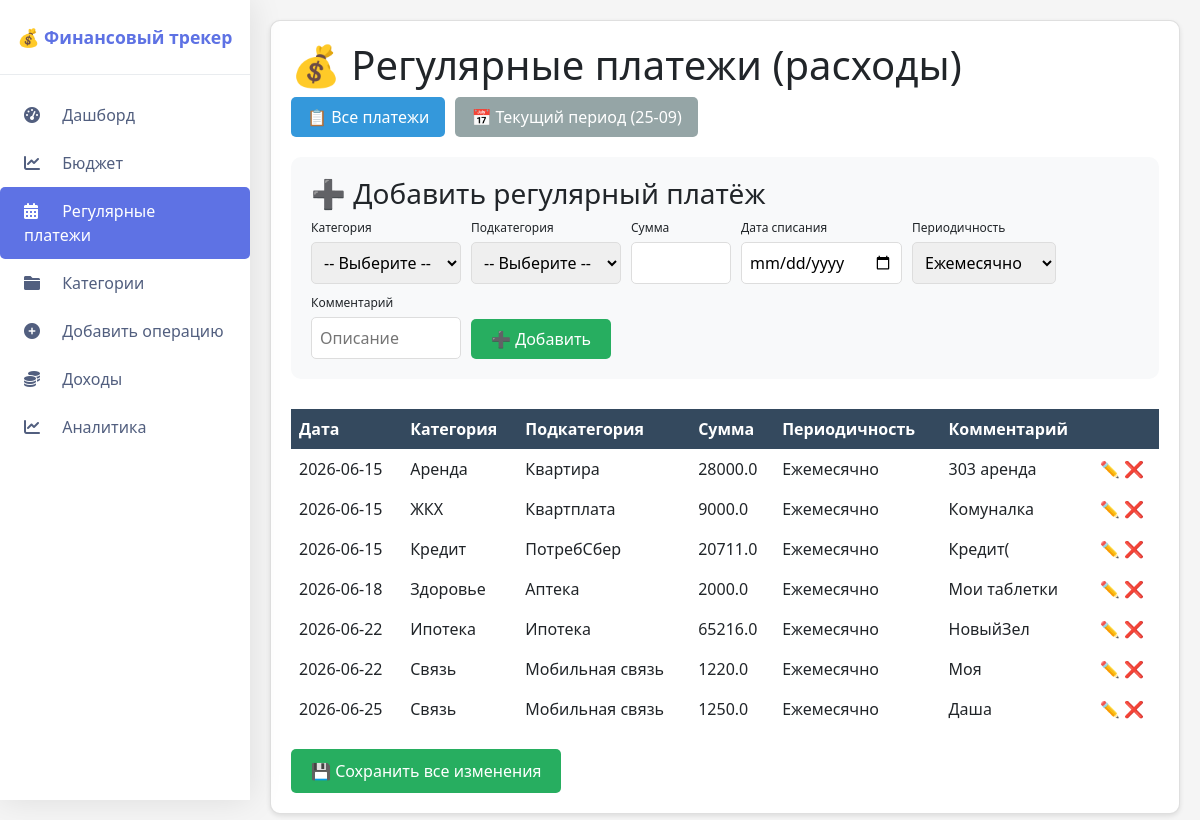
Page /regular on the committed database.
### tables this page shows
CREATE TABLE regular_payments (
                id INTEGER PRIMARY KEY AUTOINCREMENT,
                amount REAL NOT NULL
            , day INTEGER DEFAULT 1, category TEXT DEFAULT "", subcategory TEXT DEFAULT "", interval TEXT DEFAULT "monthly", comment TEXT DEFAULT "");

### routes/regular.py (the view)
    @app.route('/regular')
    def regular():
        filter_type = request.args.get('filter', 'all')
        now = date.today()
        with get_db() as conn:
            expense_cats = {}
            expense_main = conn.execute('''
                SELECT * FROM categories WHERE parent_id IS NULL AND type = 'Расход' ORDER BY name
            ''').fetchall()
            for cat in expense_main:
                subcats = conn.execute('''
                    SELECT name FROM categories WHERE parent_id = ? ORDER BY name
                ''', (cat['id'],)).fetchall()
                expense_cats[cat['name']] = [s['name'] for s in subcats]
            if filter_type == 'current':
                if 10 <= now.day <= 24:
                    period_start, period_end = 10, 24
                else:
                    period_start, period_end = 25, 9
                payments = []
                all_payments = conn.execute(
                    'SELECT * FROM regular_payments ORDER BY day, category, subcategory').fetchall()
                for p in all_payments:
                    if p['day']:
                        payment_day = datetime.strptime(p['day'], '%Y-%m-%d').day
                        if period_start <= period_end:
                            if period_start <= payment_day <= period_end:
                                payments.append(p)
                        else:
                            if payment_day >= period_start or payment_day <= period_end:
                                payments.append(p)
            else:
                payments = conn.execute('SELECT * FROM regular_payments ORDER BY day, category, subcategory').fetchall()
        return render_template('regular.html', payments=payments, expense_categories=expense_cats,
                               filter_type=filter_type, now=now)

### database.py (called while the page is built)
def get_db():
    conn = sqlite3.connect('finance.db')
    conn.row_factory = sqlite3.Row
    return conn

### templates/regular.html (shortened to what this page needs)
{% extends "base.html" %}
{% block content %}
<div class="card">
    <h1>💰 Регулярные платежи (расходы)</h1>
    <div style="margin-bottom: 20px; display: flex; gap: 10px;">
        <a href="{{ url_for('regular', filter='all') }}"
           class="btn" style="{% if filter_type == 'all' %}background: #3498db;{% else %}background: #95a5a6;{% endif %} color: white; padding: 8px 16px; text-decoration: none; border-radius: 5px;">
            📋 Все платежи
        </a>
        <a href="{{ url_for('regular', filter='current') }}"
           class="btn" style="{% if filter_type == 'current' %}background: #3498db;{% else %}background: #95a5a6;{% endif %} color: white; padding: 8px 16px; text-decoration: none; border-radius: 5px;">
            📅 Текущий период ({% if 10 <= now.day <= 24 %}10-24{% else %}25-09{% endif %})
        </a>
    </div>
    <div style="margin-bottom: 30px; padding: 20px; background: #f8f9fa; border-radius: 10px;">
        <h3>➕ Добавить регулярный платёж</h3>
        <form method="POST" style="display: flex; gap: 10px; flex-wrap: wrap; align-items: flex-end;">
            <div>
                <label style="display: block; font-size: 12px;">Категория</label>
                <select name="add_category" id="add_category" required style="width: 150px; padding: 8px;">
                    <option value="">-- Выберите --</option>
                </select>
            </div>
            <div>
                <label style="display: block; font-size: 12px;">Подкатегория</label>
                <select name="add_subcategory" id="add_subcategory" style="width: 150px; padding: 8px;">
                    <option value="">-- Выберите --</option>
                </select>
            </div>
            <div>
                <label style="display: block; font-size: 12px;">Сумма</label>
                <input type="number" name="add_amount" step="0.01" required style="width: 100px; padding: 8px;">
            </div>
            <div>
                <label style="display: block; font-size: 12px;">Дата списания</label>
                <input type="date" name="add_day" required style="padding: 8px;">
            </div>
            <div>
                <label style="display: block; font-size: 12px;">Периодичность</label>
                <select name="add_interval" style="padding: 8px;">
                    <option value="monthly" selected>Ежемесячно</option>
                </select>
            </div>
            <div>
                <label style="display: block; font-size: 12px;">Комментарий</label>
                <input type="text" name="add_comment" placeholder="Описание" style="width: 150px; padding: 8px;">
            </div>
            <div>
                <button type="submit" class="btn btn-success" style="padding: 8px 20px;">➕ Добавить</button>
            </div>
        </form>
    </div>
    <form method="POST" id="mainForm">
        <table style="width:100%; border-collapse:collapse;">
            <thead>
                <tr>
                    <th style="text-align:left; padding:8px;">Дата</th>
                    <th style="text-align:left; padding:8px;">Категория</th>
                    <th style="text-align:left; padding:8px;">Подкатегория</th>
                    <th style="text-align:left; padding:8px;">Сумма</th>
                    <th style="text-align:left; padding:8px;">Периодичность</th>
                    <th style="text-align:left; padding:8px;">Комментарий</th>
                    <th style="text-align:left; padding:8px;"></th>
                </tr>
            </thead>
            <tbody>
                {% for p in payments %}
                <tr id="row-{{ p.id }}" class="payment-row">
                    <td style="padding:8px;" class="view-mode">
                        <span class="date-view">{{ p.day }}</span>
                    </td>
                    <td style="padding:8px;" class="view-mode">
                        <span class="category-view">{{ p.category or '--' }}</span>
                    </td>
                    <td style="padding:8px;" class="view-mode">
                        <span class="subcategory-view">{{ p.subcategory or '--' }}</span>
                    </td>
                    <td style="padding:8px;" class="view-mode">
                        <span class="amount-view">{{ p.amount }}</span>
                    </td>
                    <td style="padding:8px;" class="view-mode">
                        <span class="interval-view">
                            {% if p.interval == 'weekly' %}Еженедельно
                            {% elif p.interval == 'monthly' %}Ежемесячно
                            {% elif p.interval == 'yearly' %}Ежегодно
                            {% else %}{{ p.interval }}{% endif %}
                        </span>
                    </td>
                    <td style="padding:8px;" class="view-mode">
                        <span class="comment-view">{{ p.comment or '—' }}</span>
                    </td>
                    <td style="padding:8px;">
                        <button type="button" class="edit-row-btn" data-id="{{ p.id }}" style="background:none; border:none; cursor:pointer;">✏️</button>
                        <button type="submit" name="delete_id" value="{{ p.id }}" class="delete" onclick="return confirm('Удалить?')" style="background:none; border:none; cursor:pointer; color:red;">❌</button>
                    </td>
                </tr>
                {% endfor %}
            </tbody>
        </table>
        <button type="submit" class="btn btn-success" style="margin-top:20px;" id="saveAllBtn">💾 Сохранить все изменения</button>
    </form>
</div>
{% endblock %}

### static/css/style.css (style rules this page uses)
* { margin: 0; padding: 0; box-sizing: border-box; }
body { font-family: 'Segoe UI', Tahoma, Geneva, Verdana, sans-serif; background: #f5f5f5; }
.card { background: white; border-radius: 10px; padding: 20px; margin-bottom: 20px; box-shadow: 0 2px 5px rgba(0, 0, 0, 0.1); }
table { width: 100%; border-collapse: collapse; }
th { background: #34495e; color: white; }
.btn { display: inline-block; background: #3498db; color: white; padding: 10px 20px; text-decoration: none; border-radius: 5px; border: none; cursor: pointer; transition: background 0.3s; }
.btn-success { background: #27ae60; }
.delete { color: #e74c3c; text-decoration: none; }
label { display: block; margin-bottom: 5px; font-weight: 500; }
input, select { width: 100%; padding: 10px; border: 1px solid #ddd; border-radius: 5px; }

### rows in the picture
regular_payments: day "2026-06-15", category "Аренда", subcategory "Квартира", amount "28000.0", interval "Ежемесячно", comment "303 аренда", {{ p.id }} 25 (drawn)
regular_payments: day "2026-06-15", category "ЖКХ", subcategory "Квартплата", amount "9000.0", interval "Ежемесячно", comment "Комуналка", {{ p.id }} 27 (drawn)
regular_payments: day "2026-06-15", category "Кредит", subcategory "ПотребСбер", amount "20711.0", interval "Ежемесячно", comment "Кредит(", {{ p.id }} 26 (drawn)
regular_payments: day "2026-06-18", category "Здоровье", subcategory "Аптека", amount "2000.0", interval "Ежемесячно", comment "Мои таблетки", {{ p.id }} 20 (drawn)
regular_payments: day "2026-06-22", category "Ипотека", subcategory "Ипотека", amount "65216.0", interval "Ежемесячно", comment "НовыйЗел", {{ p.id }} 21 (drawn)
regular_payments: day "2026-06-22", category "Связь", subcategory "Мобильная связь", amount "1220.0", interval "Ежемесячно", comment "Моя", {{ p.id }} 23 (drawn)
regular_payments: day "2026-06-25", category "Связь", subcategory "Мобильная связь", amount "1250.0", interval "Ежемесячно", comment "Даша", {{ p.id }} 19 (drawn)
